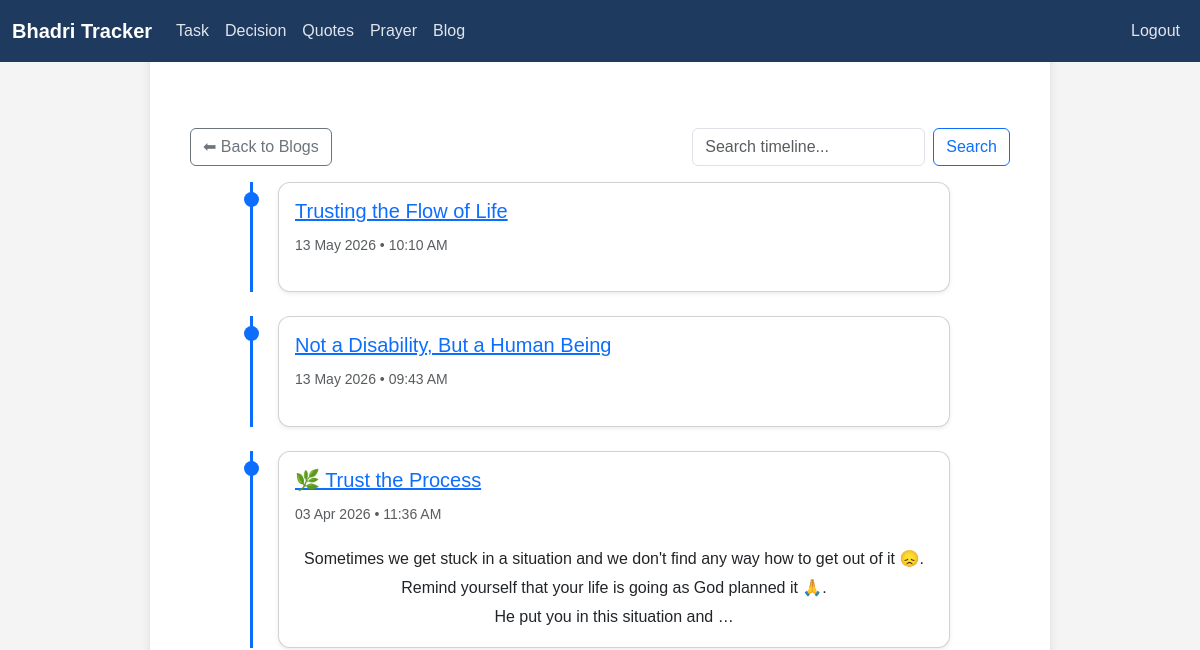
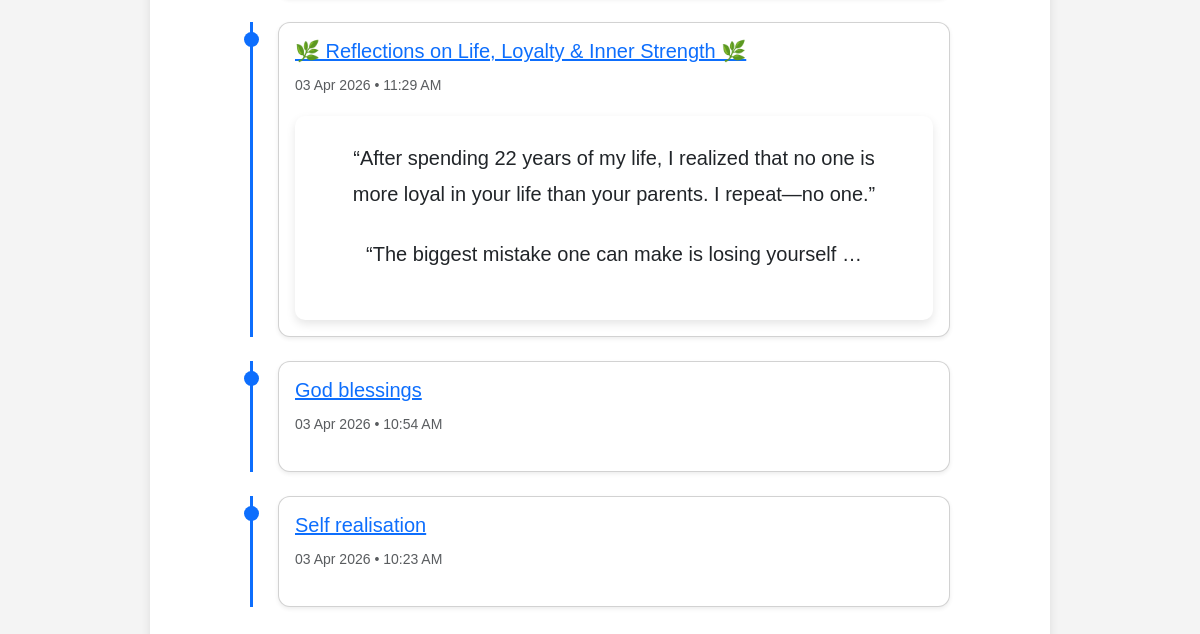
/blogs/blog/timeline/ (signed in), run on an earlier commit of the app's database (2 pictures, top to bottom).
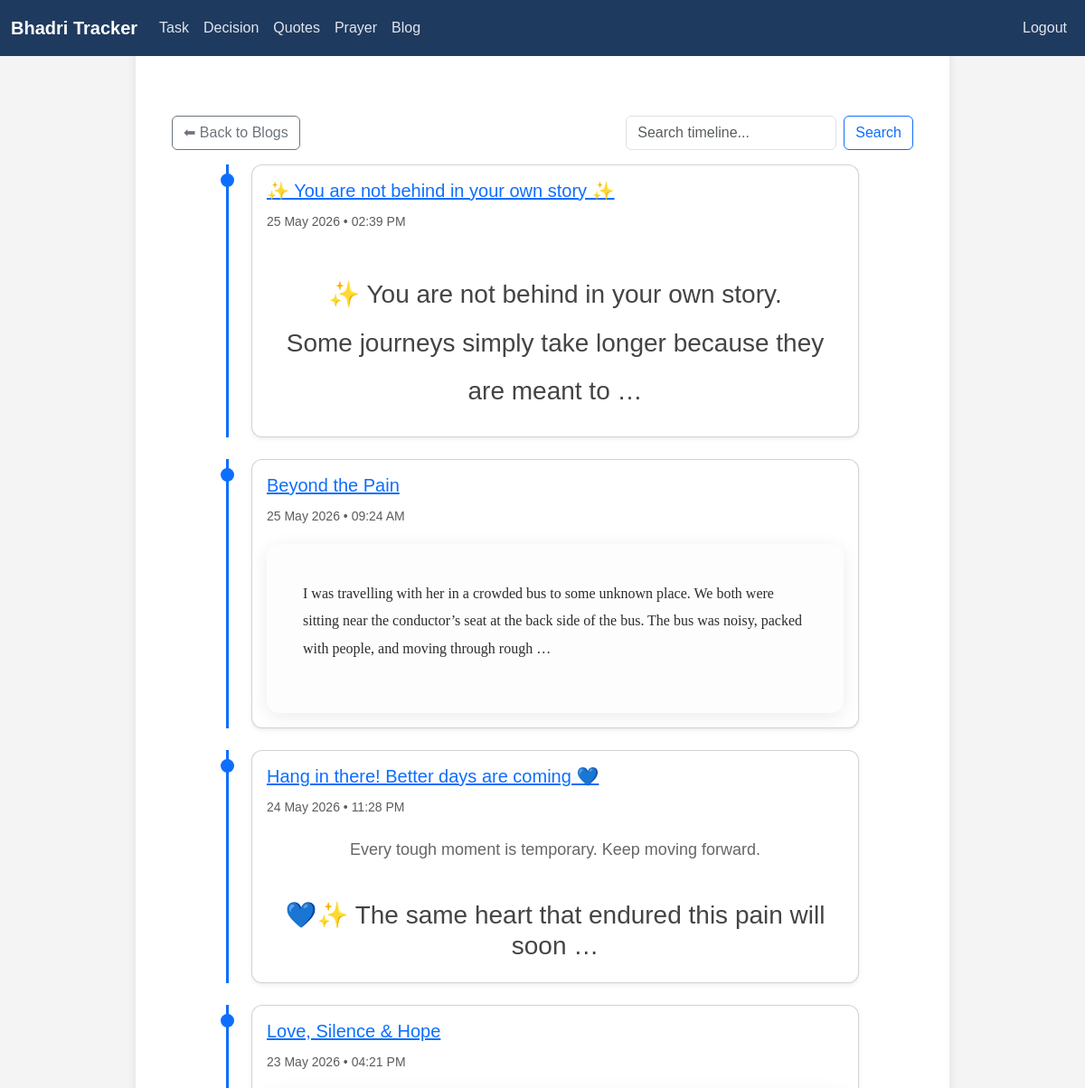
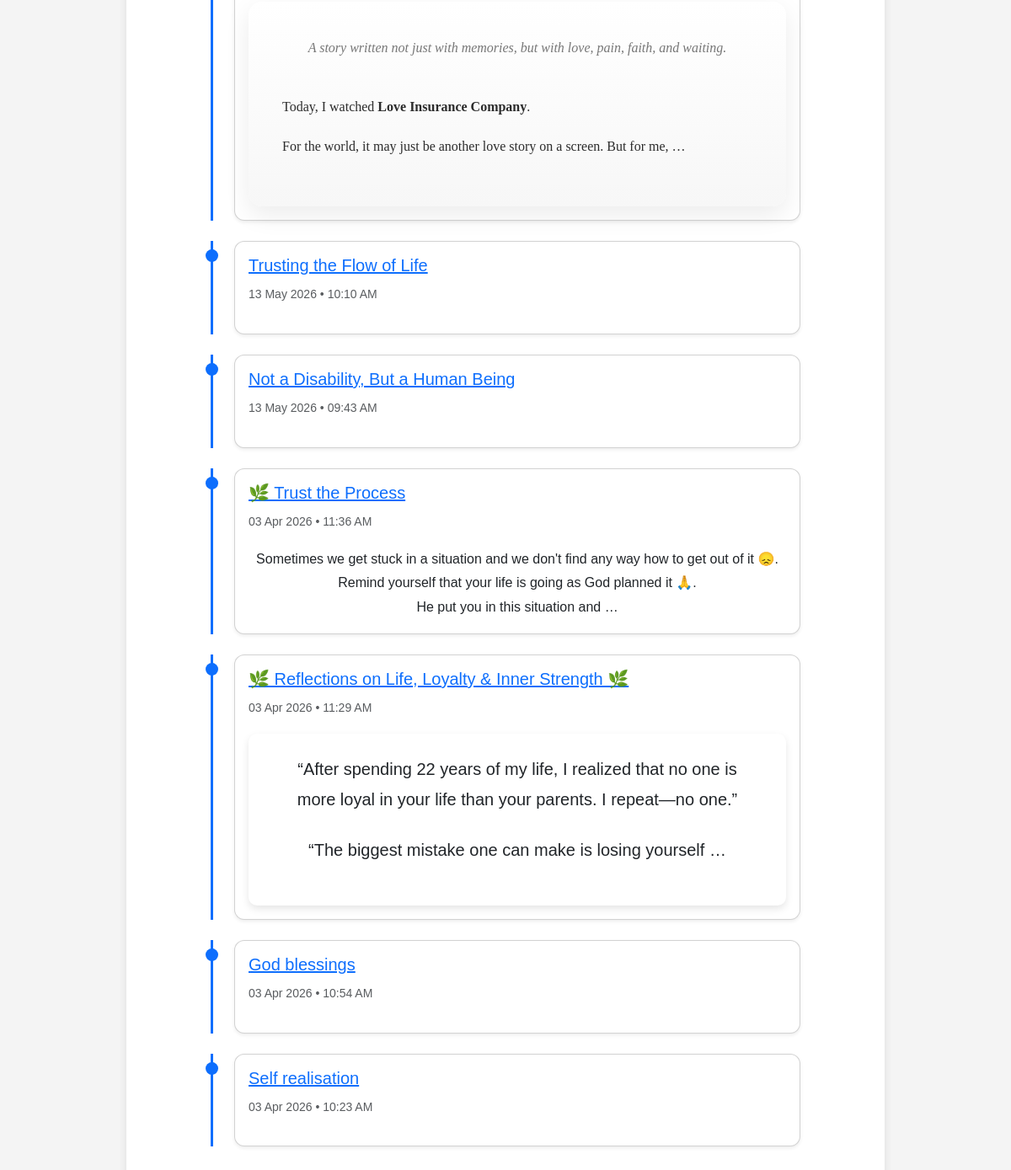
And on a later commit of the database (2 pictures, top to bottom).
### blog/models.py (models this page shows, shortened)
class Blog(models.Model):
    title = models.CharField(max_length=200)
    content = models.TextField(help_text="HTML content allowed")
    created_at = models.DateTimeField(auto_now_add=True)
    pin = models.BooleanField(default=False)
    slug = models.SlugField(blank=True)
    public = models.BooleanField(default=False)
    personal = models.BooleanField(default=False)

### blog/views.py (the view)
# urls.py: path('blog/timeline/', views.personal_timeline, name='personal_timeline'),
@login_required
def personal_timeline(request):
    query = request.GET.get('q', '')
    blogs = Blog.objects.filter(personal=True)
    if query:
        blogs = blogs.filter(
            Q(title__icontains=query) |
            Q(content__icontains=query)
        )
    blogs = blogs.order_by('-created_at')
    return render(request, 'blog/personal_timeline.html', {
        'blogs': blogs,
        'query': query
    })

### blog/templatetags/blog_extras.py (called while the page is built)
@register.filter
def remove_media(html):
    if not html:
        return ""
    html = re.sub(r'<img[^>]*>', '', html, flags=re.IGNORECASE)
    html = re.sub(r'<video[^>]*>.*?</video>', '', html, flags=re.IGNORECASE | re.DOTALL)
    html = re.sub(r'<table[^>]*>.*?</table>', '', html, flags=re.IGNORECASE | re.DOTALL)
    return html

### tracker/context_processors.py (called while the page is built)
def active_notifications(request):
    today = timezone.localdate()
    notifications = Notification.objects.filter(
        is_completed=False,
        date__gte=today,
        date__lte=today + timedelta(days=7)
    ).order_by('date')
    return {
        'active_notifications': notifications
    }

### templates/blog/personal_timeline.html (shortened to what this page needs)
{% extends "base.html" %}
{% load blog_extras %}
{% block content %}
<br/>
<div class="d-flex justify-content-between mb-3">
    <a href="{% url 'blogs:blog_list' %}" class="btn btn-outline-secondary">
        ⬅ Back to Blogs
    </a>
    <form method="get" class="d-flex">
        <input type="text" name="q" class="form-control me-2"
               placeholder="Search timeline..." value="{{ query }}">
        <button class="btn btn-outline-primary">Search</button>
    </form>
</div>
<div class="timeline">
    {% for blog in blogs %}
        <div class="timeline-item mb-4">
            <div class="card shadow-sm">
                <div class="card-body">
                    <h5>
                        <a href="{% url 'blogs:blog_detail' blog.slug %}">
                            {{ blog.title }}
                        </a>
                    </h5>
                    <small class="text-muted">
                        {{ blog.created_at|date:"d M Y • h:i A" }}
                    </small>
                    <div class="mt-3">
                        {{ blog.content|remove_media|truncatewords_html:40|safe }}
                    </div>
                </div>
            </div>
        </div>
    {% empty %}
        <p class="text-muted">No personal posts yet.</p>
    {% endfor %}
</div>
{% endblock %}

### templates/base.html (shortened to what this page needs)
{% load static %}
<!DOCTYPE html>
<html>
<head>
  <link href="https://cdn.jsdelivr.net/npm/bootstrap@5.3.3/dist/css/bootstrap.min.css" rel="stylesheet">
  <link rel="stylesheet" href="https://cdn.jsdelivr.net/npm/bootstrap-icons@1.11.1/font/bootstrap-icons.css">
  <link rel="stylesheet" href="{% static 'css/base.css' %}">
</head>
<body class="{% if active_notifications %}has-notification{% endif %}">
<nav class="navbar fixed-top navbar-expand-lg custom-navbar">
  <div class="container-fluid">
    <a class="navbar-brand text-light" href='{% url "tracker:task_list" %}'>Bhadri Tracker</a>
    {% if request.user.is_authenticated %}
      <div class="collapse navbar-collapse" id="navbarNav">
        <ul class="navbar-nav">
          <li class="nav-item">
            <a class="nav-link text-light" href="{% url 'tracker:task_list' %}">Task</a>
          </li>
        </ul>
        <ul class="navbar-nav">
          <li class="nav-item">
            <a class="nav-link text-light" href="{% url 'statements:statement_list' %}">Decision</a>
          </li>
        </ul>
        <ul class="navbar-nav">
          <li class="nav-item">
            <a class="nav-link text-light" href="{% url 'tracker:quotes' %}">Quotes</a>
          </li>
        </ul>
        <ul class="navbar-nav">
          <li class="nav-item">
            <a class="nav-link text-light" href="{% url 'tracker:prayer' %}">Prayer</a>
          </li>
        </ul>
        <ul class="navbar-nav">
          <li class="nav-item">
            <a class="nav-link text-light" href="{% url 'blogs:blog_list' %}">Blog</a>
          </li>
        </ul>
      </div>
    {% endif %}
    <div class="collapse navbar-collapse" id="navbarNav">
      <ul class="navbar-nav ms-auto mb-2 mb-lg-0">
        {% if request.user.is_authenticated %}
        <li class="nav-item">
          <a class="nav-link" href='{% url "logout" %}'>Logout</a>
        </li>
        {% else %}
        <li class="nav-item">
          <a class="nav-link" href='{% url "login" %}'>Login</a>
        </li>
        {% endif %}
      </ul>
    </div>
  </div>
</nav>
<div class="container">
  <br />
  {% block content %}{% endblock %}
  <br />
</div>
<link href="https://cdn.jsdelivr.net/npm/select2@4.1.0-rc.0/dist/css/select2.min.css" rel="stylesheet" />
</body>
</html>

### static/css/base.css (style rules this page uses)
body { padding: 0 0px; padding-top: 50px; background-color: #f5f7fa; color: #212529; }
.custom-navbar { background-color: #1f3a5f; z-index: 1050; }
.custom-navbar .navbar-brand { font-weight: 600; color: #ffffff !important; }
.custom-navbar .nav-link { color: #e0e6ed !important; font-weight: 500; }
h1, h2, h3 { color: #1f3a5f; font-weight: 600; }
.card { border-radius: 12px; box-shadow: 0 4px 12px rgba(0,0,0,0.05); }

### templates/blog/personal_timeline.html (style rules this page uses)
.timeline { max-width: 700px; margin: auto; position: relative; }
.timeline-item { position: relative; padding-left: 25px; border-left: 3px solid #0d6efd; }
.timeline-item::before { content: ""; position: absolute; left: -9px; top: 10px; width: 15px; height: 15px; background: #0d6efd; border-radius: 50%; }

What changed in the data, as far as the page shows it:
added Blog: title "✨ You are not behind in your own story ✨", created_at "25 May 2026 • 02:39 PM", content|remove_media "✨ You are not behind in your own story. Some journeys simply take longer because they are meant to …"
added Blog: title "Beyond the Pain", created_at "25 May 2026 • 09:24 AM", content|remove_media "I was travelling with her in a crowded bus to some unknown place. We both were sitting near the conductor’s seat at the back side of the bus. The bus was noisy, packed with people, and moving through rough …"
added Blog: title "Hang in there! Better days are coming 💙", created_at "24 May 2026 • 11:28 PM", content|remove_media "Every tough moment is temporary. Keep moving forward. 💙✨ The same heart that endured this pain will soon …"
added Blog: title "Love, Silence & Hope", created_at "23 May 2026 • 04:21 PM", content|remove_media "A story written not just with memories, but with love, pain, faith, and waiting. Today, I watched Love Insurance Company . For the world, it may just be another love story on a screen. But for me, …"
